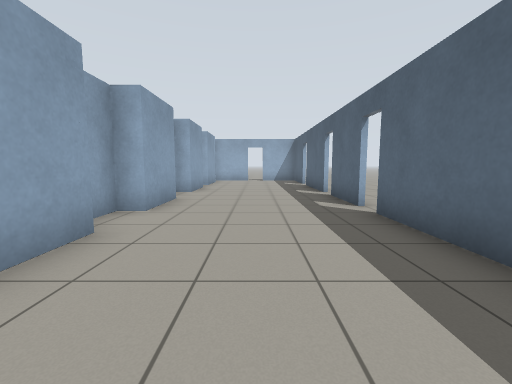
View 1 (above)

16 first-person views from a walk through a world built for the Gazebo simulator. The camera is 0.94 m above the floor, tilts 6° down and sees 90° across. The floor is counted in squares, 1 m on a side. Each view is taken from the middle of a square. On the plan, view 1 faces up. The plan holds only what a view shows up to about 10 squares ahead; the rest is blank. The place goes on beyond the plan.

View 2
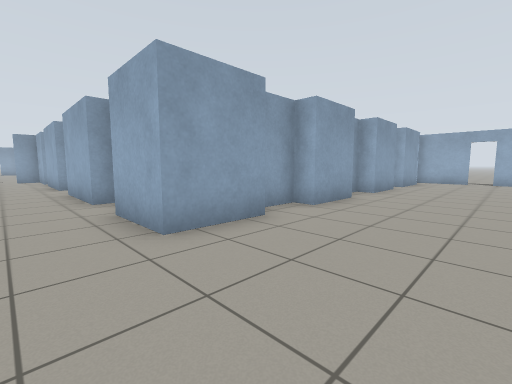

View 3
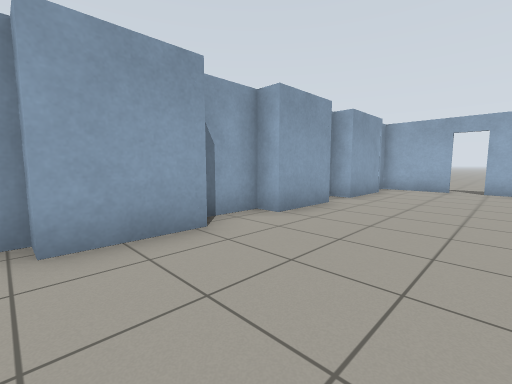

View 4
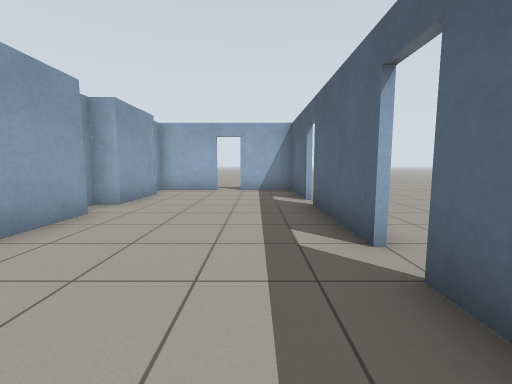

View 5
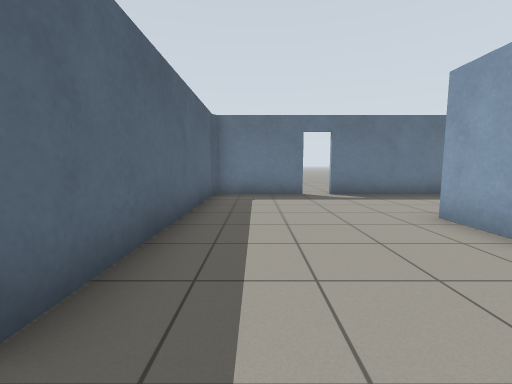

View 6
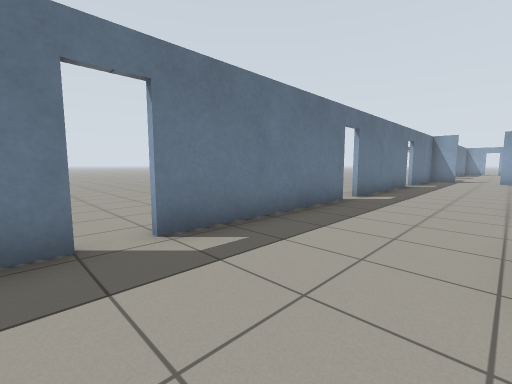

View 7
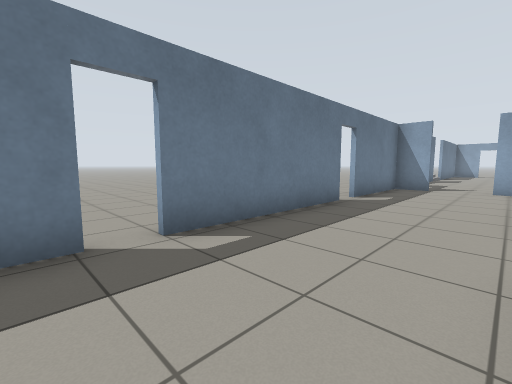

View 8
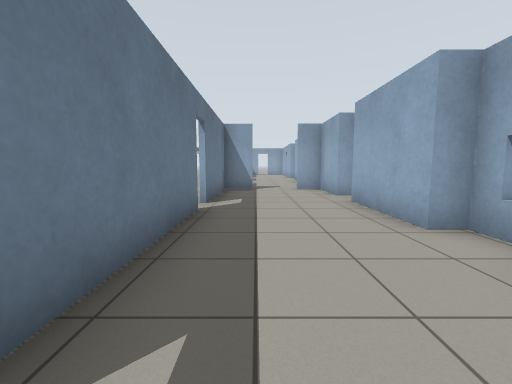

View 9
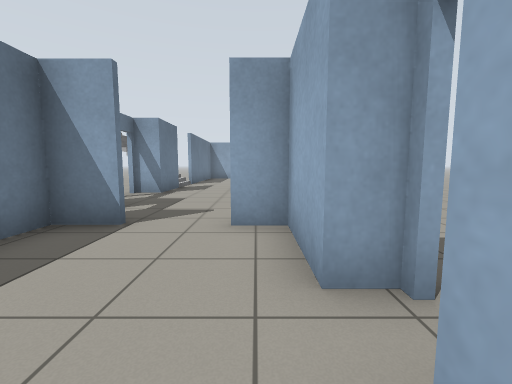

View 10
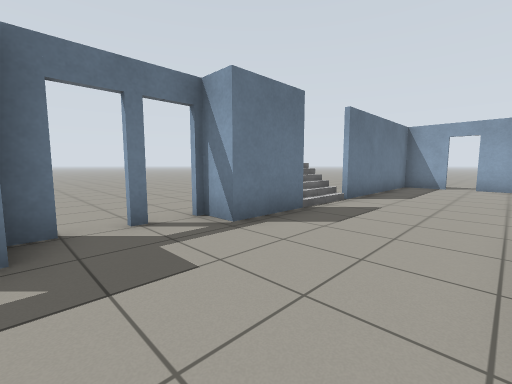

View 11
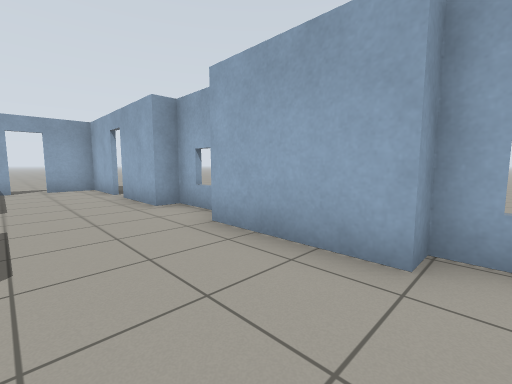

View 12
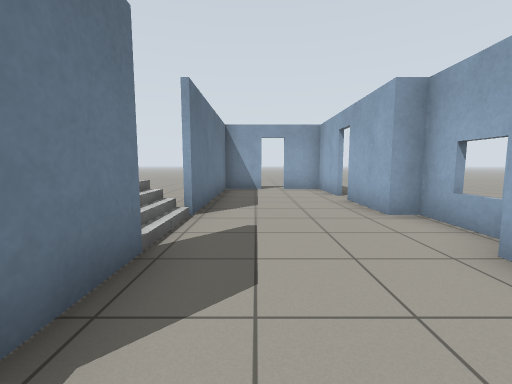

View 13
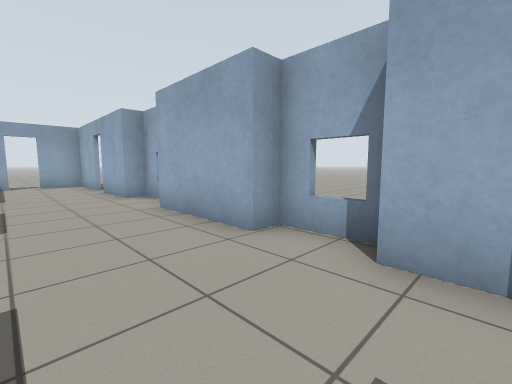

View 14
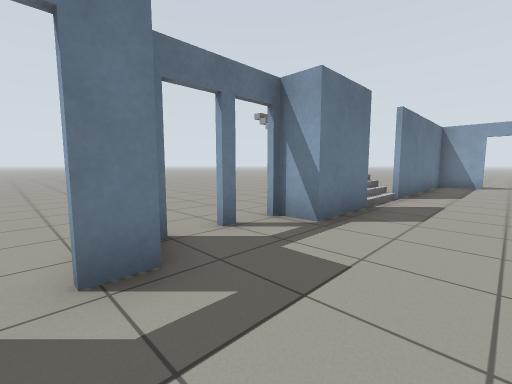

View 15
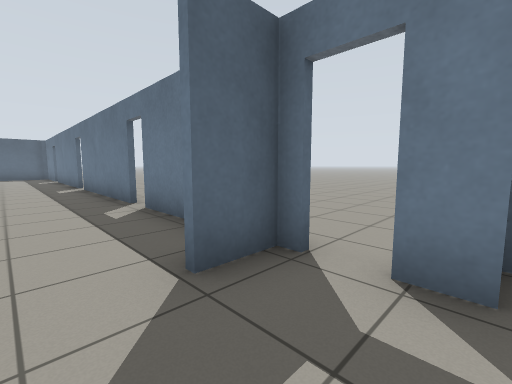

View 16
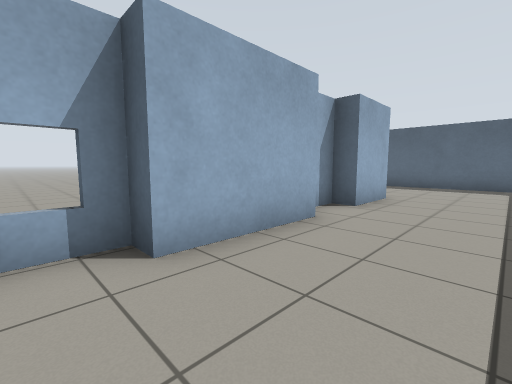

### Floor plan
Points are (right, up) in squares from view 1. A wall is a line through its corners. A room is listed if a view was taken in it or the views show most of it. See-through windows are left out.
Room 1 (views 1, 2, 3, 4, 5, 6, 7, 8, 9, 16)
walls: (-4.3, 2.1) (-5, 2.1); (-6, 1.5) (-9, 1.5); (-2.3, 3.6) (-2.3, 1.5) (-4.3, 1.5); (-6.6, -2.2) (-1.4, -2.2); (-2.9, 5.2) (-2.9, 4.1); (-0.6, -2.2) (2.4, -2.2) (2.4, 5); (-9, 2.1) (-10.7, 2.1); (-2.3, 7.3) (-2.3, 5.2); (-10.7, 1.5) (-13.7, 1.5); (2.4, 5.7) (2.4, 8); (-12.5, -2.2) (-7.4, -2.2); (2.4, 8.7) (2.4, 12); (-2.3, 11) (-2.3, 8.9) (-2.9, 8.9) (-2.9, 7.5); (-14.9, 1.5) (-16.9, 1.5) (-16.9, 0.5); (-16.5, -2.2) (-13.3, -2.2); (-2.3, 14.4) (-2.3, 12.1); (2.4, 12.9) (2.4, 15.7) (0.4, 15.7); (-0.4, 15.7) (-2.6, 15.7) (-2.6, 15.1)
ways out: opening at (-16, -0.5) to room 2; open door at (-14, 2); open door at (-13, -2); open door at (-7, -2); open door at (-1, -2); open door at (0, 16); open door at (2, 5.5); open door at (2, 8.5); open door at (2, 12.5)
Room 2 (views 10, 11, 12, 13, 14, 15)
walls: (-24.1, 2.1) (-25.8, 2.1); (-23.8, -2.2) (-21.7, -2.2) (-21.7, -3.1); (-25.8, 1.5) (-28, 1.5); (-20.6, 1.5) (-23.6, 1.5); (-20.8, -3.1) (-20.2, -3.1); (-28.7, 1.5) (-31.1, 1.5) (-31.1, 0); (-19, 2.1) (-20.6, 2.1); (-19, -2.2) (-18.3, -2.2); (-17.9, 1.5) (-18.9, 1.5); (-17.5, -2.2) (-16.5, -2.2); (-31.1, -0.7) (-31.1, -2.2) (-25.8, -2.2); (-16.9, -1.1) (-16.9, -2.2); (-17.1, -2.2) (-17.1, -1.1)
ways out: opening at (-16, -0.5) to room 1; opening at (-24.5, -2); open door at (-31, -0.5); open door at (-28.5, -2); open door at (-28.5, 2); open door at (-20.5, -3); open door at (-18, -2)

Where each view was taken, in squares from view 1:
view 1: 0 up, 0 right, facing up
view 2: 0 up, 1 right, facing up-left
view 3: 5 up, 1 right, facing up-left
view 4: 6 up, 1 right, facing up
view 5: 6 up, 1 right, facing down
view 6: 1 up, 0 right, facing down-left
view 7: 1 up, 6 left, facing down-left
view 8: 1 down, 7 left, facing left
view 9: 1 up, 13 left, facing left
view 10: 1 up, 19 left, facing down-left
view 11: 1 down, 20 left, facing up-left
view 12: 1 down, 21 left, facing left
view 13: 1 down, 18 left, facing up-left
view 14: 0 up, 18 left, facing down-left
view 15: 0 up, 19 left, facing down-right
view 16: 1 down, 10 left, facing up-right
